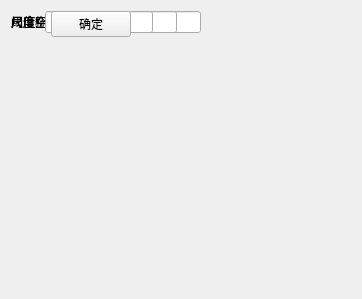
<?xml version="1.0" encoding="UTF-8"?>
<ui version="4.0">
 <class>PtSIFTKeyPointClass</class>
 <widget class="QWidget" name="PtSIFTKeyPointClass">
  <property name="geometry">
   <rect>
    <x>0</x>
    <y>0</y>
    <width>362</width>
    <height>299</height>
   </rect>
  </property>
  <property name="windowTitle">
   <string>SIFT关键点</string>
  </property>
  <property name="windowIcon">
   <iconset resource="LidarMaster.qrc">
    <normaloff>:/LidarMaster/img/logo.png</normaloff>:/LidarMaster/img/logo.png</iconset>
  </property>
  <widget class="QWidget" name="">
   <layout class="QHBoxLayout" name="horizontalLayout">
    <item>
     <widget class="QLabel" name="label">
      <property name="text">
       <string>尺度标准差:</string>
      </property>
     </widget>
    </item>
    <item>
     <widget class="QLineEdit" name="ld_std"/>
    </item>
   </layout>
  </widget>
  <widget class="QWidget" name="">
   <layout class="QHBoxLayout" name="horizontalLayout_2">
    <item>
     <widget class="QLabel" name="label_2">
      <property name="text">
       <string>尺度空间层次:</string>
      </property>
     </widget>
    </item>
    <item>
     <widget class="QLineEdit" name="ld_level"/>
    </item>
   </layout>
  </widget>
  <widget class="QWidget" name="">
   <layout class="QHBoxLayout" name="horizontalLayout_3">
    <item>
     <widget class="QLabel" name="label_3">
      <property name="text">
       <string>尺度个数:</string>
      </property>
     </widget>
    </item>
    <item>
     <widget class="QLineEdit" name="ld_num"/>
    </item>
   </layout>
  </widget>
  <widget class="QWidget" name="">
   <layout class="QHBoxLayout" name="horizontalLayout_4">
    <item>
     <widget class="QLabel" name="label_4">
      <property name="text">
       <string>阈值:</string>
      </property>
     </widget>
    </item>
    <item>
     <widget class="QLineEdit" name="ld_val"/>
    </item>
   </layout>
  </widget>
  <widget class="QWidget" name="">
   <layout class="QHBoxLayout" name="horizontalLayout_5">
    <item>
     <spacer name="horizontalSpacer">
      <property name="orientation">
       <enum>Qt::Horizontal</enum>
      </property>
      <property name="sizeHint" stdset="0">
       <size>
        <width>40</width>
        <height>20</height>
       </size>
      </property>
     </spacer>
    </item>
    <item>
     <widget class="QPushButton" name="pb_SIFT_OK">
      <property name="text">
       <string>确定</string>
      </property>
     </widget>
    </item>
    <item>
     <spacer name="horizontalSpacer_2">
      <property name="orientation">
       <enum>Qt::Horizontal</enum>
      </property>
      <property name="sizeHint" stdset="0">
       <size>
        <width>40</width>
        <height>20</height>
       </size>
      </property>
     </spacer>
    </item>
   </layout>
  </widget>
 </widget>
 <layoutdefault spacing="6" margin="11"/>
 <resources>
  <include location="LidarMaster.qrc"/>
 </resources>
 <connections/>
</ui>
